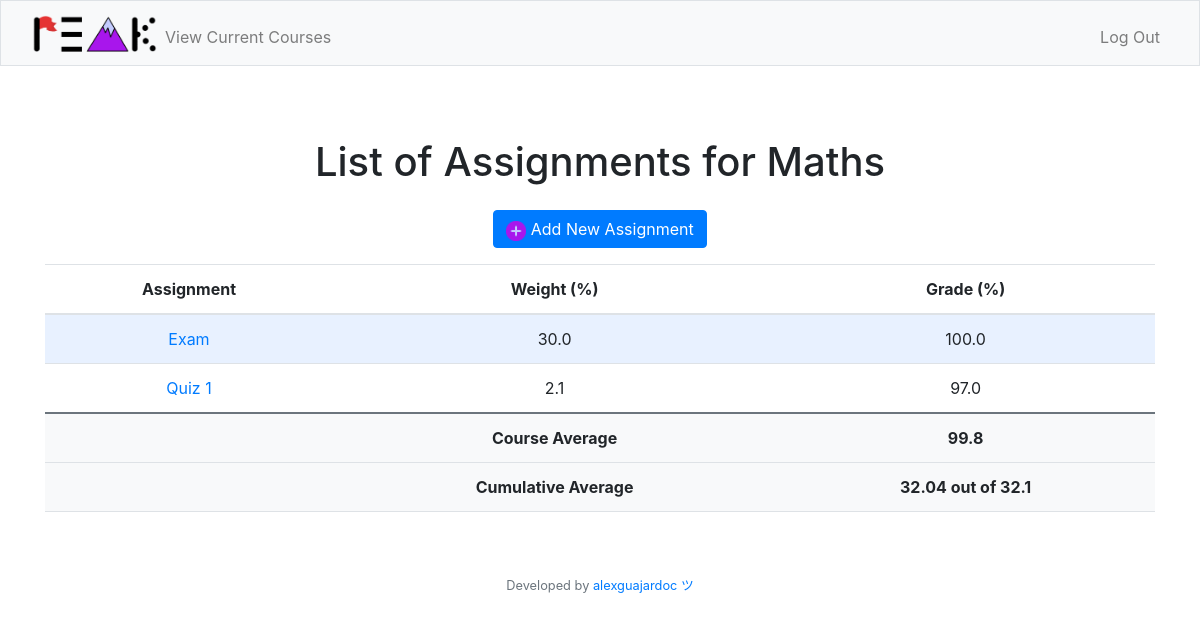
Page /assignments?course=Maths (signed in) on the earlier database version.
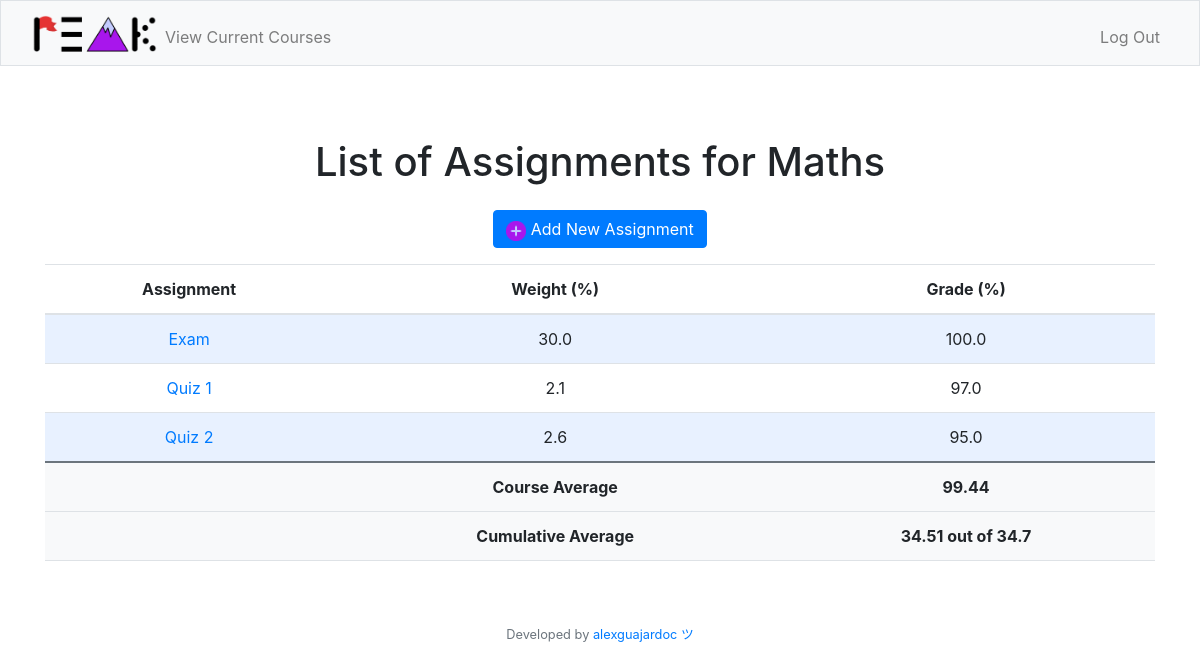
Same page on the later database version.
### tables this page shows
CREATE TABLE assignments (assignment_id INTEGER PRIMARY KEY AUTOINCREMENT NOT NULL, assignment_name TEXT NOT NULL, grade REAL NOT NULL, weight REAL NOT NULL, user_id INTEGER, period_id INTEGER, course_id INTEGER, date DATE, FOREIGN KEY (user_id) REFERENCES users(user_id), FOREIGN KEY (period_id) REFERENCES period(period_id), FOREIGN KEY (course_id) REFERENCES courses(course_id));

### app.py (the view)
@app.route('/assignments')
def assignments():
    course_name = request.args.get('course')
    cId = crsr.execute("SELECT course_id FROM courses WHERE course_name = ? AND user_id = ?", (course_name,session["user_id"])).fetchall()
    assignments = crsr.execute("SELECT assignment_name, weight, grade FROM assignments WHERE course_id = ? AND user_id = ?", (cId[0][0],session["user_id"])).fetchall()
    avg = crsr.execute("SELECT SUM(grade * weight) / SUM(weight) FROM assignments WHERE course_id = ? AND user_id = ?", (cId[0][0],session["user_id"])).fetchall()
    avg2 = crsr.execute("SELECT SUM(0.01 * grade * weight) FROM assignments WHERE course_id = ? AND user_id = ?", (cId[0][0],session["user_id"])).fetchall()
    max = crsr.execute("SELECT SUM(weight) FROM assignments WHERE course_id = ? AND user_id = ?", (cId[0][0],session["user_id"])).fetchall()
    return render_template("assignments.html", course_name=course_name, assignments=assignments, avg=avg[0][0], avg2=avg2[0][0], max=max[0][0])

### templates/assignments.html (shortened to what this page needs)
{% extends "layout.html" %}
{% block main %}
<div class="container">
    <h1 class="my-4">List of Assignments for {{ course_name }}</h1>
    <div class="mb-3">
        <a href="/newassignment?course_name={{ course_name }}" class="btn btn-primary">
            <img src="/static/plusbutton.png" width="20px" height="20px"></img>
            Add New Assignment
        </a>
    </div>
    <table class="table">
        <thead>
            <tr>
                <th scope="col">Assignment</th>
                <th scope="col">Weight (%)</th>
                <th scope="col">Grade (%)</th>
            </tr>
        </thead>
        <tbody>
            {% for assignment in assignments %}
            <tr>
                <td> <a href="/assignments?course={{ course_name }}">{{ assignment[0] }}</a></td>
                <td>{{ assignment[1] }}</td>
                <td>{{ assignment[2] }}</td>
            </tr>
            {% endfor %}
            <tr style="background-color: #f8f9fa; font-weight: bold; border-top: 2px solid #6c757d;">
                <td> </td>
                <td>Course Average</td>
                <td>{{ avg | round(2) }}</td>
            </tr>
            <tr style="background-color: #f8f9fa; font-weight: bold">
                <td> </td>
                <td>Cumulative Average</td>
                <td>{{ avg2 | round(2) }} out of {{ max | round(2) }}</td>
            </tr>
        </tbody>
    </table>
</div>
{% endblock %}

Differences in the rows shown:
added assignments: assignment_name "Quiz 2", weight "2.6", grade "95.0"
Other differences:
{{ avg | round(2) }}: "99.8" → "99.44"
{{ avg2 | round(2) }}: "32.04" → "34.51"
{{ max | round(2) }}: "32.1" → "34.7"
